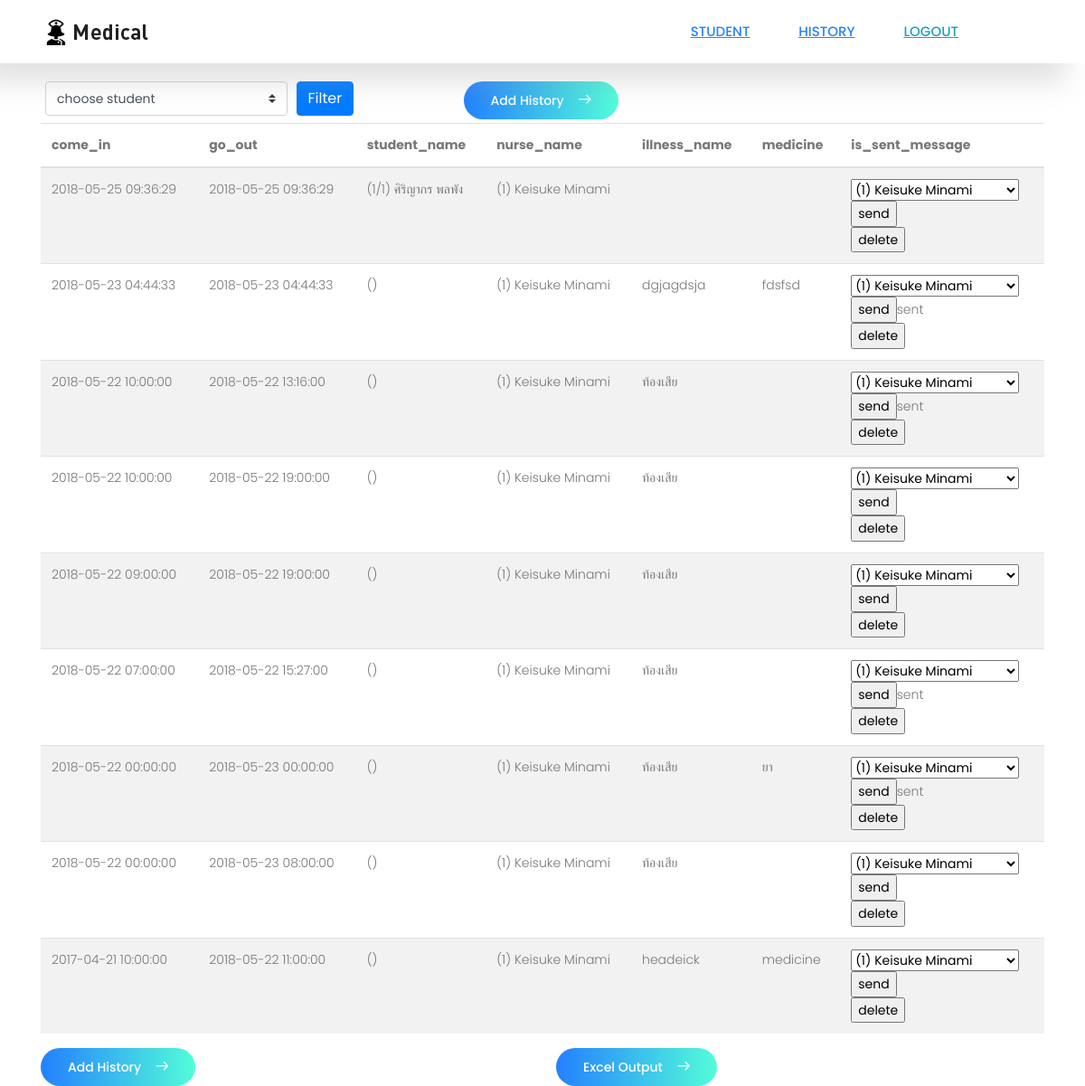
/admin_history_list.php, run on the app's committed database.
### tables this page shows
CREATE TABLE `illness_historys` (
  `id` int(11) NOT NULL,
  `student_id` int(11) NOT NULL,
  `nurse_id` int(11) NOT NULL,
  `datetime_come_in` datetime NOT NULL,
  `datetime_go_out` datetime NOT NULL,
  `illness_name` varchar(255) NOT NULL,
  `medicine` varchar(255) NOT NULL,
  `is_sent_message` tinyint(4) NOT NULL,
  `created_at` datetime NOT NULL DEFAULT CURRENT_TIMESTAMP,
  `updated_at` datetime NOT NULL DEFAULT CURRENT_TIMESTAMP
);

CREATE TABLE `students` (
  `id` int(11) NOT NULL,
  `first_name` varchar(255) NOT NULL,
  `last_name` varchar(255) NOT NULL,
  `class_name` varchar(255) NOT NULL,
  `student_number` varchar(100) NOT NULL,
  `sex` tinyint(1) NOT NULL,
  `birthday` date NOT NULL,
  `blood_type` varchar(100) NOT NULL,
  `height` decimal(10,0) NOT NULL,
  `weight` decimal(10,0) NOT NULL
);

CREATE TABLE `nurses` (
  `id` int(11) NOT NULL,
  `login_key` varchar(255) NOT NULL,
  `password` varchar(255) NOT NULL,
  `first_name` varchar(255) NOT NULL,
  `last_name` varchar(255) NOT NULL
);

### admin_history_list.php (the view, shortened to what this page needs)
<?php
include_once "lib/lib.php";
$student_id     = $_GET['student_id'];
$query = <<< EOM
SELECT * FROM teachers ORDER BY id
EOM;
$teachers = array();
if ($result = $mysqli->query($query)) {
	while ($row = $result->fetch_assoc()) {
		$teachers[$row["id"]] = $row["first_name"] . " " . $row["last_name"];
	}
}
?>
<!DOCTYPE html>
<html>
  <head>
    <link rel="stylesheet" href="css/linearicons.css">
    <link rel="stylesheet" href="css/font-awesome.min.css">
    <link rel="stylesheet" href="https://stackpath.bootstrapcdn.com/bootstrap/4.1.1/css/bootstrap.min.css">
    <link rel="stylesheet" href="css/main.css">
  </head>
<body>
  <header class="default-header">
    <div class="container">
      <div class="header-wrap">
        <div class="header-top d-flex justify-content-between align-items-center">
          <div class="logo">
            <a href="."><img src="images/logo.png" alt=""></a>
          </div>
          <div class="main-menubar d-flex align-items-center">
            <nav>
              <a href="admin_user_list.php" >Student</a>
              <a href="admin_history_list.php" >History</a>
              <a href="index.php" class="logout">Logout</a>
            </nav>
          </div>
        </div>
      </div>
    </div>
  </header>
  <main role="main" style="padding-top: 90px;">
    <div class="container">
      <form action="admin_history_list.php" method="GET">
        <div class="form-row mx-auto">
          <div class="col-3">
            <select class="custom-select" name="student_id" id="select_student_id">
              <option>choose student</option>
            </select>
          </div>
          <div class="col-2">
            <button type="submit" class="btn btn-primary mb-2">Filter</button>
          </div>
          <div class="col-7">
            <a href="admin_history_add.php?student_id=<?php echo $student_id; ?>" role="button" class="nw-btn primary-btn">Add History<span class="lnr lnr-arrow-right"></span></a>
          </div>
        </div>
      </form>
      <table class="table table-striped">
        <thead>
          <tr>
            <th>come_in</th>
            <th>go_out</th>
            <th>student_name</th>
            <th>nurse_name</th>
            <th>illness_name</th>
            <th>medicine</th>
            <th>is_sent_message</th>
          </tr>
        </thead>
        <tbody>
<?php
if($student_id > 0){
  $where = " WHERE s.id = $student_id";
} else {
  $where = "";
}
$query = <<< EOM
SELECT ih.id, ih.datetime_come_in, ih.datetime_go_out, ih.illness_name, ih.medicine, ih.is_sent_message,
       s.id AS s_id, s.class_name AS s_class_room, s.student_number AS s_number, s.first_name, s.last_name,
       n.id AS n_id, n.first_name AS nf_name, n.last_name AS nl_name
  FROM illness_historys AS ih
  LEFT OUTER JOIN students AS s ON ih.student_id = s.id
  LEFT OUTER JOIN nurses AS n ON ih.nurse_id = n.id
$where
 ORDER BY ih.datetime_come_in DESC, ih.id
EOM;
if ($result = $mysqli->query($query)) {
	while ($row = $result->fetch_assoc()) {
?>
          <tr>
            <td><?php echo($row["datetime_come_in"]); ?></td>
            <td><?php echo($row["datetime_go_out"]); ?></td>
            <td>(<?php echo($row["s_class_room"]); ?>) <?php echo($row["first_name"]); ?> <?php echo($row["last_name"]); ?></td>
            <td>(<?php echo($row["n_id"]); ?>) <?php echo($row["nf_name"]); ?> <?php echo($row["nl_name"]); ?></td>
            <td><?php echo($row["illness_name"]); ?></td>
            <td><?php echo($row["medicine"]); ?></td>
            <td>
            <form action="admin_history_send_line.php" method="GET">
              <select name="teacher_id">
<?php
foreach ($teachers as $tid => $tname){
  print '<option value="'.$tid.'">('.$tid.') '.$tname.'</option>';
}
?>
              </select>
              <input type="submit" value="send"><?php if($row["is_sent_message"] == 1){ echo("sent"); } ?><br/>
            </form>
            <form action="admin_history_delete.php" method="GET">
              <input type="submit" value="delete">
            </form>
          </tr>
<?php
	}
}
?>
        </tbody>
      </table>
      <div class="row">
        <div class="col-6">
          <a href="admin_history_add.php?student_id=<?php echo $student_id; ?>" role="button" class="nw-btn primary-btn">Add History<span class="lnr lnr-arrow-right"></span></a>
        </div>
        <div class="col-6">
          <a href="admin_history_list_csv.php?student_id=<?php echo $student_id; ?>" role="button" class="nw-btn primary-btn">Excel Output<span class="lnr lnr-arrow-right"></span></a>
        </div>
      </div>
    </div>
  </main>
</body>
</html>

### css/main.css (style rules this page uses)
body { color: #777777; font-family: "Poppins", sans-serif; font-size: 14px; font-weight: 300; line-height: 1.625em; position: relative; }
select { display: block; }
a { -webkit-transition: all 0.3s ease 0s; -moz-transition: all 0.3s ease 0s; -o-transition: all 0.3s ease 0s; transition: all 0.3s ease 0s; }
a, a:focus, a:hover { text-decoration: none; outline: 0; }
td, th { border-radius: 0px; }
body { position: relative; }
.default-header { padding: 5px 0; position: absolute; top: 0; left: 0; width: 100%; z-index: 9; }
.main-menubar { position: relative; }
nav { margin-right: 70px; -webkit-transition: all 0.3s ease 0s; -moz-transition: all 0.3s ease 0s; -o-transition: all 0.3s ease 0s; transition: all 0.3s ease 0s; transform-origin: 100% 50%; }
nav a { color: #2482ff; font-size: 15px; font-weight: 500; text-transform: uppercase; margin: 0 25px; display: inline-block; text-decoration: underline; }
nav a.logout { color: #17a2b8; font-size: 15px; font-weight: 500; text-transform: uppercase; margin: 0 25px; display: inline-block; text-decoration: underline; }
.lnr { font-weight: 700; }
.p1-gradient-bg, .primary-btn, .primary-btn:after, .primary-btn2:after, .single-con .content .content-overlay, .footer-social a:hover, .single-footer-widget .bb-btn { background-image: -moz-linear-gradient(0deg, #2380ff 0%, #52fdd9 100%); background-image: -webkit-linear-gradient(0deg, #2380ff 0%, #52fdd9 100%); background-image: -ms-linear-gradient(0deg, #2380ff 0%, #52fdd9 100%); }
.primary-btn { line-height: 42px; padding-left: 30px; padding-right: 60px; border-radius: 25px; border: none; color: #fff; display: inline-block; font-weight: 500; position: relative; -webkit-transition: all 0.3s ease 0s; -moz-transition: all 0.3s ease 0s; -o-transition: all 0.3s ease 0s; transition: all 0.3s ease 0s; cursor: pointer; }
.primary-btn span { color: #fff; position: absolute; top: 50%; transform: translateY(-60%); right: 30px; -webkit-transition: all 0.3s ease 0s; -moz-transition: all 0.3s ease 0s; -o-transition: all 0.3s ease 0s; transition: all 0.3s ease 0s; }
.primary-btn:after { position: absolute; content: ""; width: 100%; height: 100%; top: 0; left: 0; border-radius: 20px; opacity: 0; -webkit-transition: all 0.3s ease 0s; -moz-transition: all 0.3s ease 0s; -o-transition: all 0.3s ease 0s; transition: all 0.3s ease 0s; z-index: 1; }
.default-header { background-color: #fff; padding: 20px 0; width: 100% !important; box-shadow: -21.213px 21.213px 30px 0px rgba(158, 158, 158, 0.3); }

### data on the page
illness_historys: datetime_come_in "2018-05-25 09:36:29", datetime_go_out "2018-05-25 09:36:29", student.class_name "1/1", student.first_name "ศิริญากร", student.last_name "พลพัง", nurse "1", nurse.first_name "Keisuke", nurse.last_name "Minami"
illness_historys: datetime_come_in "2018-05-23 04:44:33", datetime_go_out "2018-05-23 04:44:33", nurse "1", nurse.first_name "Keisuke", nurse.last_name "Minami", illness_name "dgjagdsja", medicine "fdsfsd", is_sent_message "sent"
illness_historys: datetime_come_in "2018-05-22 10:00:00", datetime_go_out "2018-05-22 13:16:00", nurse "1", nurse.first_name "Keisuke", nurse.last_name "Minami", illness_name "ท้องเสีย", is_sent_message "sent"
illness_historys: datetime_come_in "2018-05-22 10:00:00", datetime_go_out "2018-05-22 19:00:00", nurse "1", nurse.first_name "Keisuke", nurse.last_name "Minami", illness_name "ท้องเสีย"
illness_historys: datetime_come_in "2018-05-22 09:00:00", datetime_go_out "2018-05-22 19:00:00", nurse "1", nurse.first_name "Keisuke", nurse.last_name "Minami", illness_name "ท้องเสีย"
illness_historys: datetime_come_in "2018-05-22 07:00:00", datetime_go_out "2018-05-22 15:27:00", nurse "1", nurse.first_name "Keisuke", nurse.last_name "Minami", illness_name "ท้องเสีย", is_sent_message "sent"
illness_historys: datetime_come_in "2018-05-22 00:00:00", datetime_go_out "2018-05-23 00:00:00", nurse "1", nurse.first_name "Keisuke", nurse.last_name "Minami", illness_name "ท้องเสีย", medicine "ยา", is_sent_message "sent"
illness_historys: datetime_come_in "2018-05-22 00:00:00", datetime_go_out "2018-05-23 08:00:00", nurse "1", nurse.first_name "Keisuke", nurse.last_name "Minami", illness_name "ท้องเสีย"
illness_historys: datetime_come_in "2017-04-21 10:00:00", datetime_go_out "2018-05-22 11:00:00", nurse "1", nurse.first_name "Keisuke", nurse.last_name "Minami", illness_name "headeick", medicine "medicine"
